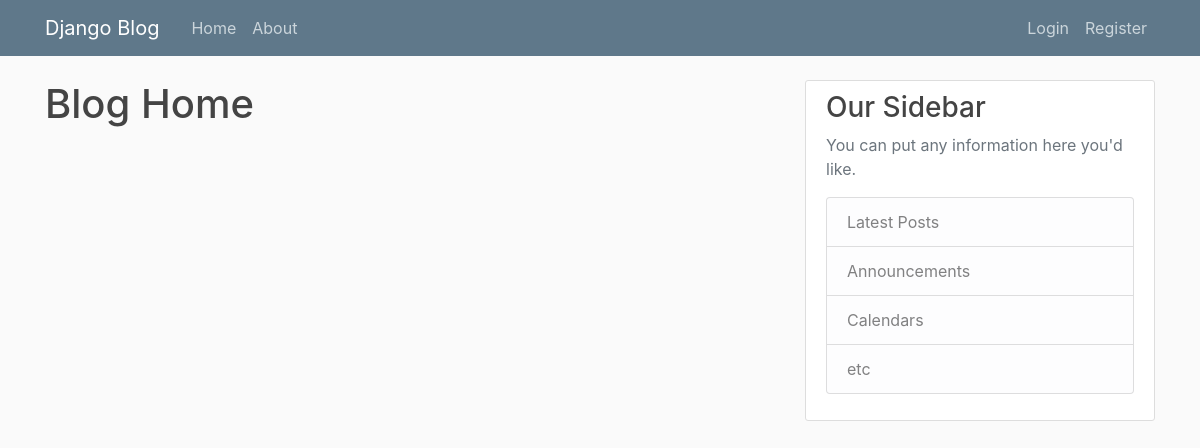
Before: / with the older database file.
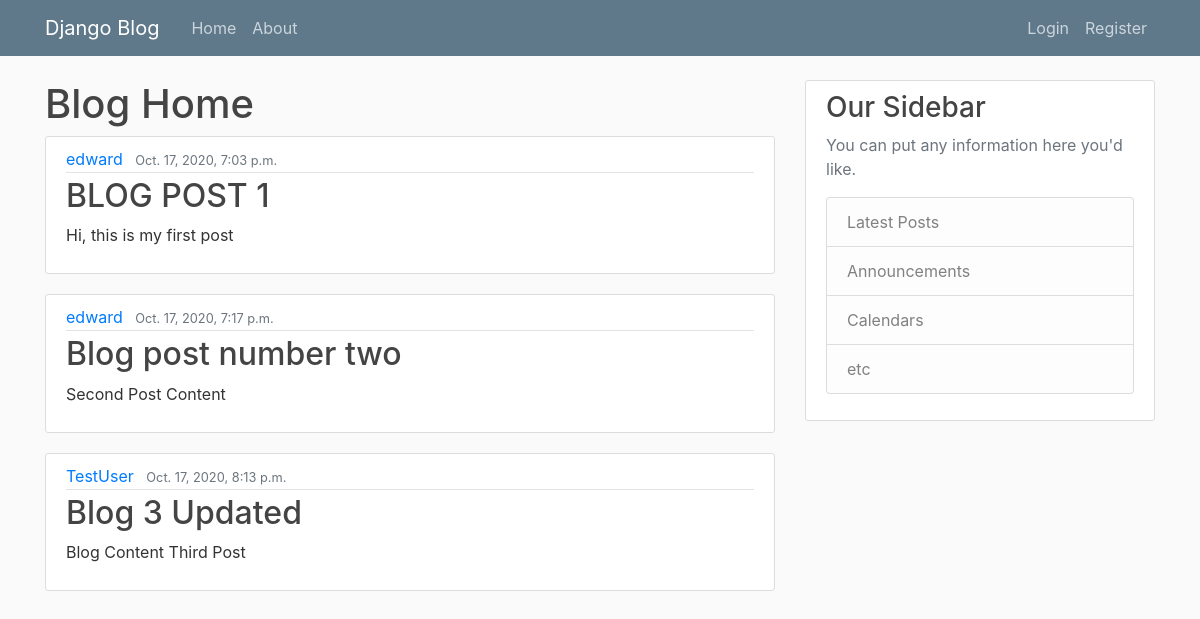
After: the same page with the newer database file.
### blog/models.py (models this page shows, shortened)
class Posts(models.Model):
    title = models.CharField(max_length=100)
    content = models.TextField()
    date_posted = models.DateTimeField(default=timezone.now)
    author = models.ForeignKey(User, on_delete=models.CASCADE)

### blog/views.py (the view)
# urls.py: path('', views.home, name='blog-home'),
def home(request):
    context = {
        'post_list': Posts.objects.all()
    }
    return render(request, 'blog/home.html', context)

### blog/templates/blog/home.html
{% extends 'blog/base.html' %}
{% block content %}
    <h1>Blog Home</h1>
    {% for post in post_list %}
        <article class="media content-section">
            <div class="media-body">
            <div class="article-metadata">
                <a class="mr-2" href="#">{{ post.author }}</a>
                <small class="text-muted">{{ post.date_posted }}</small>
            </div>
            <h2><a class="article-title" href="#">{{ post.title }}</a></h2>
            <p class="article-content">{{ post.content }}</p>
            </div>
        </article>
    {% endfor %}
{% endblock %}

### blog/templates/blog/base.html (shortened to what this page needs)
{% load static %}
<!DOCTYPE html>
<html lang="en">
<head>
    <link rel="stylesheet" href="https://maxcdn.bootstrapcdn.com/bootstrap/4.0.0/css/bootstrap.min.css">
    <link rel="stylesheet" href="{% static 'blog/main.css' %}">
</head>
<body>
    <header class="site-header">
        <nav class="navbar navbar-expand-md navbar-dark bg-steel fixed-top">
          <div class="container">
            <a class="navbar-brand mr-4" href="{% url 'blog:blog-home' %}">Django Blog</a>
            <div class="collapse navbar-collapse" id="navbarToggle">
              <div class="navbar-nav mr-auto">
                <a class="nav-item nav-link" href="{% url 'blog:blog-home' %}">Home</a>
                <a class="nav-item nav-link" href="{% url 'blog:blog-about' %}">About</a>
              </div>
              <div class="navbar-nav">
                <a class="nav-item nav-link" href="#">Login</a>
                <a class="nav-item nav-link" href="#">Register</a>
              </div>
            </div>
          </div>
        </nav>
      </header>
    <main role="main" class="container">
        <div class="row">
          <div class="col-md-8">
            {% block content %}{% endblock %}
          </div>
          <div class="col-md-4">
            <div class="content-section">
              <h3>Our Sidebar</h3>
              <p class='text-muted'>You can put any information here you'd like.
                <ul class="list-group">
                  <li class="list-group-item list-group-item-light">Latest Posts</li>
                  <li class="list-group-item list-group-item-light">Announcements</li>
                  <li class="list-group-item list-group-item-light">Calendars</li>
                  <li class="list-group-item list-group-item-light">etc</li>
                </ul>
              </p>
            </div>
          </div>
        </div>
      </main>
</body>
</html>

### blog/static/blog/main.css (style rules this page uses)
body { background: #fafafa; color: #333333; margin-top: 5rem; }
h1, h2, h3, h4, h5, h6 { color: #444444; }
ul { margin: 0; }
.bg-steel { background-color: #5f788a; }
.site-header .navbar-nav .nav-link { color: #cbd5db; }
.content-section { background: #ffffff; padding: 10px 20px; border: 1px solid #dddddd; border-radius: 3px; margin-bottom: 20px; }
.article-title { color: #444444; }
.article-content { white-space: pre-line; }
.article-metadata { padding-bottom: 1px; margin-bottom: 4px; border-bottom: 1px solid #e3e3e3; }

Changed rows visible on the page:
added Posts: author "edward", date_posted "Oct. 17, 2020, 7:03 p.m.", title "BLOG POST 1", content "Hi, this is my first post"
added Posts: author "edward", date_posted "Oct. 17, 2020, 7:17 p.m.", title "Blog post number two", content "Second Post Content"
added Posts: author "TestUser", date_posted "Oct. 17, 2020, 8:13 p.m.", title "Blog 3 Updated", content "Blog Content Third Post"
